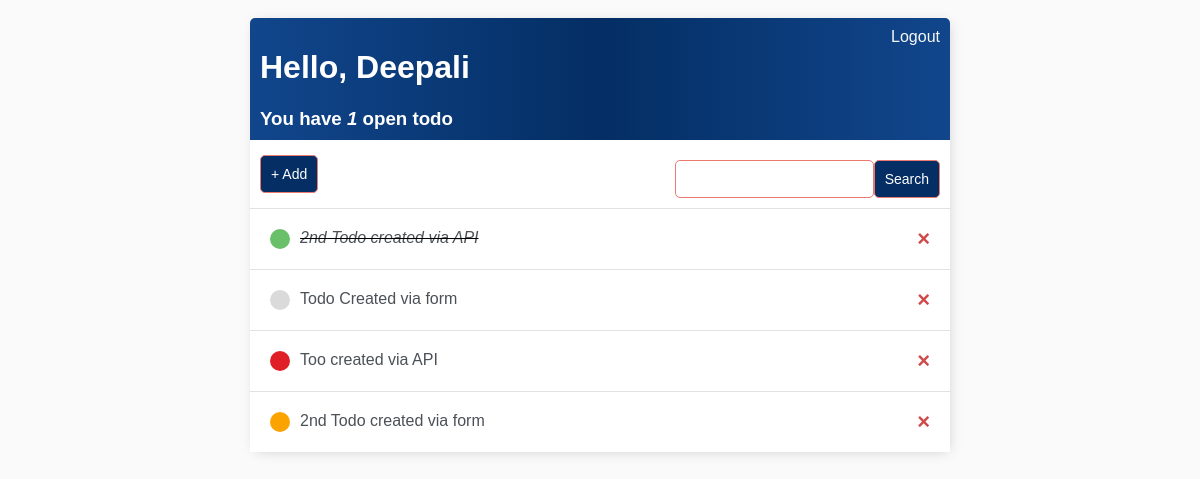
The app's page / (signed in), older data.
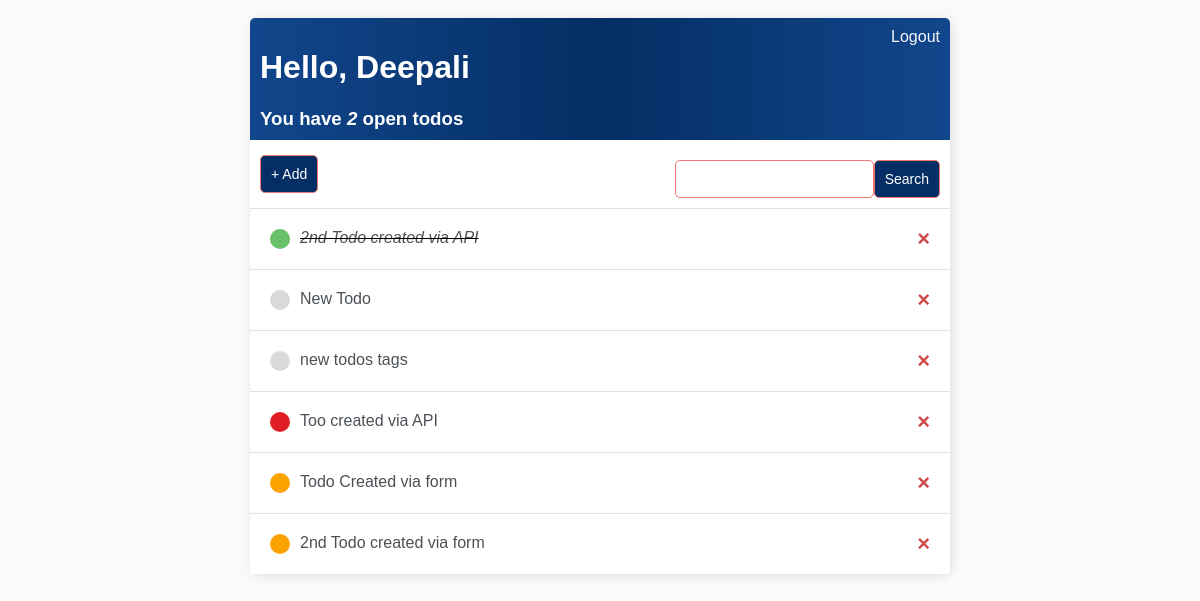
The same page, newer data.
### todos/models.py (models this page shows)
class Todo(models.Model):
    status_list = (
        ('open', 'OPEN'),
        ('working', 'WORKING'),
        ('done', 'DONE'),
        ('overdue', 'OVERDUE')
    )
    title = models.CharField(max_length=100)
    description = models.TextField(max_length=1000)
    due_date = models.DateField(validators=[validate_date])
    tags = models.ManyToManyField(
        Tag, related_name="tags", related_query_name="tag")
    status = models.CharField(
        max_length=10, choices=status_list, default='open')
    user = models.ForeignKey(User, on_delete=models.CASCADE)
    timestamp = models.DateTimeField(auto_now_add=True)
    def __str__(self):
        return '{}'.format(self.title)
    class Meta:
        ordering = ['status']

### todos/views.py (the view)
# urls.py: path('', views.TodoList.as_view(), name='todos'),
class TodoList(LoginRequiredMixin, ListView):
    model = Todo
    context_object_name = 'todos'  # Replace the default context object_list
    template_name = 'todos/todos.html'  # Redirect to the mention template view
    def get_context_data(self, **kwargs):
        context = super().get_context_data(**kwargs)
        context['todos'] = context['todos'].filter(user=self.request.user)
        context['count'] = context['todos'].filter(status='open').count()
        search_input = self.request.GET.get('search-area') or ''
        if search_input:
            context['todos'] = context['todos'].filter(
                title__icontains=search_input)
        context['search_input'] = search_input
        return context

### todos/templates/todos/todos.html
{% extends 'base.html' %}
{% block content %}
<div class="header-bar">
    <div>
        <h1>Hello, {{request.user|title}}</h1>
        <h3 style="margin:0">You have <i>{{count}}</i> open todo{{ count|pluralize:"s" }}</h3>
    </div>
    {% if request.user.is_authenticated %}
    <a href="{% url 'logout' %}">Logout</a>
    {% else %}
    <a href="{% url 'login' %}">Login</a>
    {% endif %}
</div>
<div id="search-add-wrapper">
    <a href="{% url 'todo-create' %}"><input class="button" type="button" value="+ Add" /></a>
    <form method="GET" style="margin-top: 10px; display:flex;">
        <input type="text" name="search-area" value="{{search_input}}" />
        <input class="button" type="submit" value="Search" />
    </form>
</div>
<div class="todo-items-wrapper">
    {% for todo in todos %}
    <div class="todo-wrapper">
        {% if todo.status == 'done' %}
        <div class="todo-title">
            <div class="todo-done-icon" title="Done"></div>
            <i><s><a href="{% url 'todo-update' todo.id %}">{{todo}}</a></s></i>
        </div>
        {% elif todo.status == 'working' %}
        <div class="todo-title">
            <div class="todo-working-icon" title="Working"></div>
            <a href="{% url 'todo-update' todo.id %}">{{todo}}</a>
        </div>
        {% elif todo.status == 'overdue' %}
        <div class="todo-title">
            <div class="todo-overdue-icon" title="Overdue"></div>
            <a href="{% url 'todo-update' todo.id %}">{{todo}}</a>
        </div>
        {% else %}
        <div class="todo-title">
            <div class="todo-open-icon" title="Open"></div>
            <a href="{% url 'todo-update' todo.id %}">{{todo}}</a>
        </div>
        {% endif %}
        <a class="delete-link" href="{% url 'todo-delete' todo.id %}">&#215;</a>
    </div>
    {% empty %}
    <h3>No tasks in lists</h3>
    {% endfor %}
</div>
{% endblock content %}

### todos/templates/base.html (shortened to what this page needs)
{% load static %}
<!DOCTYPE html>
<html lang="en">
    <head>
        <link rel="stylesheet" href="{% static 'css/styles.css' %}">
    </head>
    <body>
        <div class="container">
            {% block content %}
            {% endblock %}
        </div>
    </body>
</html>

### todos/static/css/styles.css (style rules this page uses)
body { background-color: #FAFAFA; font-family: 'Nunito', sans-serif; padding-top: 10px; }
h1, h2, h3, h4, h5, h6 { font-family: 'Raleway', sans-serif; }
a, p { color: #4b5156 }
.container { max-width: 700px; margin: auto; background-color: #fff; -webkit-box-shadow: 2px 2px 13px -4px rgba(0, 0, 0, 0.21); box-shadow: 2px 2px 13px -4px rgba(0, 0, 0, 0.21) }
.header-bar { display: flex; justify-content: space-between; color: #fff; padding: 10px; border-radius: 5px 5px 0 0; background: linear-gradient(90deg, #11468c 0%, #042e64 50%, #11468c 100%); }
.header-bar a { color: rgb(247, 247, 247); text-decoration: none; justify-content: center; }
.todo-wrapper { display: flex; align-items: center; justify-content: space-between; padding: 20px; background-color: #fff; border-top: 1px solid rgb(226, 226, 226); }
.todo-title { display: flex; }
.todo-title a { text-decoration: none; color: #4b5156; margin-left: 10px; }
.todo-open-icon { height: 20px; width: 20px; background-color: rgb(218, 218, 218); border-radius: 50%; }
.todo-done-icon { height: 20px; width: 20px; background-color: rgb(105, 192, 105); border-radius: 50%; }
.todo-working-icon { height: 20px; width: 20px; background-color: rgb(251, 163, 0); border-radius: 50%; }
.todo-overdue-icon { height: 20px; width: 20px; background-color: rgb(223, 30, 38); border-radius: 50%; }
.delete-link { text-decoration: none; font-weight: 900; color: #cf4949; font-size: 22px; line-height: 0; }
#search-add-wrapper { display: flex; justify-content: space-between; align-items: center; padding: 10px; }
input[type=text], input[type=password], textarea, select { border: 1px solid #EB796F; border-radius: 5px; padding: 10px; width: 95%; }
.button { border: 1px solid #EB796F; color: #fff; background-color: #042e64; color: #fff; padding: 10px; font-size: 14px; border-radius: 5px; cursor: pointer; text-decoration: none; }

Row changes from the older to the newer data that the page shows:
added Todo: title "New Todo"
added Todo: title "new todos tags"
changed Todo "Too created via API": moves up the list
changed Todo "Todo Created via form": status "open" → "working" (drawn)
Text that changed along with them:
{{ count }}: "1" → "2"
